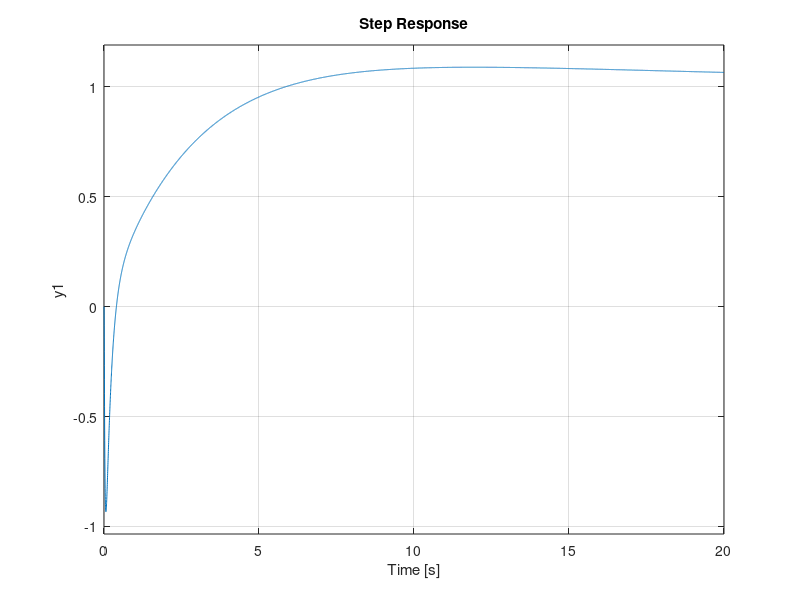

This figure's MATLAB source:
clc; clear all;
s = tf('s');
%% Control de ángulo por loop shaping
%Transferencia de fuerza carrito a ángulo
G_q = 0.1763/((s-1.47)*(s+1.47));
%Grafico bode de la planta
bode(G_q);
%Notar que hay un polo en el semiplano derecho. La teoría nos dice que la
%frecuencia de cruce debe estar 1.766 veces más arriba que el polo en el
%semiplano derecho.
%Notar también que el bode de la planta presenta inversión de fase para
%todas las frecuencias. Se coloca un cero en -1.47*1.766 para proveer adelanto de
%fase alrededor de la frecuencia de cruce deseada. Se coloca un polo en
%-100 para hacer al controlador realizable.
bode(G_q*((s+(1.47*1.7666)/(s+100))));
%Se observa que se debe levantar la magnitud por 102.5db para obtener cruce
%en una frecuencia rápida.
%Se valida el diseño.
bode(G_q*(db2mag(102.5)*(s+(1.47*1.7666))/(s+200)));
C_q = (db2mag(102.5)*(s+(1.47*1.7666))/(s+200));
[C_q_n, C_q_d] = tfdata(C_q,'v');
%Se analiza la función de sensibilidad
L_q = G_q*C_q;
S_q = 1/(1+L_q);
T_q = L_q/(1+L_q);
bode(S_q);
%Se observa que el pico de la función de sensibilidad es de 2.4db = 1.3, esto
%brinda un buen margen de estabilidad.
%Simulando con simscape se puede observar que el ángulo del pendulo es
%correctamente estabilizado, sin embargo la posición del carrito presenta
%drift.

%% Control de posición en cascada por loop shaping
%Transferencia de fuerza de carrito a posición con realimentación en el
%ángulo
G_p = (0.94101 * (s+200) * (s+1.356) * (s-1.356)) / (s^2 * (s+2.635) * (s^2 + 197.4*s + 2.409e04));
%Notar que hay un cero en el semiplano derecho en 1.356 rad/s. La teoría nos indica que la
%frecuencia de cruce debe estar por debajo de 0.6 veces la frecuencia del
%polo en el semiplano derecho que sería alrededor de 0.5 rad/s.
%Agregamos un cero en -0.05rad/s para brindar adelanto de fase a la izquierda de
%0.5rad/seg. Ademas agregamos un polo rápido en -100 para hacer el
%controlador realizable.
C_p = -(s+0.05)/(s+100);
bode(G_p*C_p)
%Para tener un margen buen margen de fase a una frecuencia de cruce de
%por debajo del limite de 0.5rad/seg, multiplicamos por 76.9dB. 
C_p = -db2mag(76.9)*(s+0.05)/(s+100);
[C_p_n, C_p_d] = tfdata(C_p,'v');
margin(G_p*C_p);
L_p = G_p*C_p;
T_p = L_p/(1+L_p);
S_p = 1-T_p;
bode(S_p)
%Se observa un pico de 6db en S_p, esto esta casi al límite de un buen
%margen de estabilidad. Además, si bien el margen de fase es bueno, el
%margen de ganancia es bastante malo, pero es el costo de tener un
%controlador lo más rápido posible, dentro de las limitaciones de
%implementación por las características de la planta.
step(T_p)
%En el step de la función de sensibilidad complementaria se puede ver la
%acción del cero en el semiplano derecho al actuar al carrito en la
%dirección contraria a la referencia, para luego volver y asentarse sin
%error permanente sobre la referencia.

%Sin embargo, al simular con simscape, si bien tanto el ángulo como la
%posición son correctamente estabilizadas, sí se ve error permanente en la
%posición. Esto es raro debido a que la planta es de tipo 2.